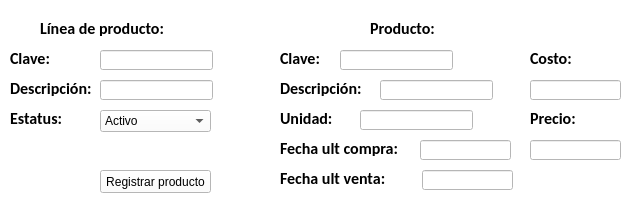
        <widget class="QWidget" name="tab_19">
         <property name="styleSheet">
          <string notr="true">background-color: rgb(255, 255, 255);</string>
         </property>
         <attribute name="title">
          <string>Registro de productos</string>
         </attribute>
         <widget class="QLabel" name="nombre_cte_gest_sald_6">
          <property name="enabled">
           <bool>true</bool>
          </property>
          <property name="geometry">
           <rect>
            <x>40</x>
            <y>20</y>
            <width>141</width>
            <height>16</height>
           </rect>
          </property>
          <property name="font">
           <font>
            <family>Calibri</family>
            <pointsize>12</pointsize>
            <weight>75</weight>
            <bold>true</bold>
           </font>
          </property>
          <property name="text">
           <string>Línea de producto:</string>
          </property>
         </widget>
         <widget class="QLabel" name="nombre_cte_gest_sald_7">
          <property name="enabled">
           <bool>true</bool>
          </property>
          <property name="geometry">
           <rect>
            <x>370</x>
            <y>20</y>
            <width>81</width>
            <height>16</height>
           </rect>
          </property>
          <property name="font">
           <font>
            <family>Calibri</family>
            <pointsize>12</pointsize>
            <weight>75</weight>
            <bold>true</bold>
           </font>
          </property>
          <property name="text">
           <string>Producto:</string>
          </property>
         </widget>
         <widget class="QLabel" name="nombre_cte_gest_sald_8">
          <property name="enabled">
           <bool>true</bool>
          </property>
          <property name="geometry">
           <rect>
            <x>10</x>
            <y>80</y>
            <width>91</width>
            <height>16</height>
           </rect>
          </property>
          <property name="font">
           <font>
            <family>Calibri</family>
            <pointsize>12</pointsize>
            <weight>75</weight>
            <bold>true</bold>
           </font>
          </property>
          <property name="text">
           <string>Descripción:</string>
          </property>
         </widget>
         <widget class="QLabel" name="nombre_cte_gest_sald_9">
          <property name="enabled">
           <bool>true</bool>
          </property>
          <property name="geometry">
           <rect>
            <x>10</x>
            <y>50</y>
            <width>61</width>
            <height>16</height>
           </rect>
          </property>
          <property name="font">
           <font>
            <family>Calibri</family>
            <pointsize>12</pointsize>
            <weight>75</weight>
            <bold>true</bold>
           </font>
          </property>
          <property name="text">
           <string>Clave:</string>
          </property>
         </widget>
         <widget class="QLabel" name="nombre_cte_gest_sald_10">
          <property name="enabled">
           <bool>true</bool>
          </property>
          <property name="geometry">
           <rect>
            <x>10</x>
            <y>110</y>
            <width>71</width>
            <height>16</height>
           </rect>
          </property>
          <property name="font">
           <font>
            <family>Calibri</family>
            <pointsize>12</pointsize>
            <weight>75</weight>
            <bold>true</bold>
           </font>
          </property>
          <property name="text">
           <string>Estatus:</string>
          </property>
         </widget>
         <widget class="QLabel" name="nombre_cte_gest_sald_11">
          <property name="enabled">
           <bool>true</bool>
          </property>
          <property name="geometry">
           <rect>
            <x>280</x>
            <y>50</y>
            <width>61</width>
            <height>16</height>
           </rect>
          </property>
          <property name="font">
           <font>
            <family>Calibri</family>
            <pointsize>12</pointsize>
            <weight>75</weight>
            <bold>true</bold>
           </font>
          </property>
          <property name="text">
           <string>Clave:</string>
          </property>
         </widget>
         <widget class="QLabel" name="nombre_cte_gest_sald_12">
          <property name="enabled">
           <bool>true</bool>
          </property>
          <property name="geometry">
           <rect>
            <x>280</x>
            <y>80</y>
            <width>91</width>
            <height>16</height>
           </rect>
          </property>
          <property name="font">
           <font>
            <family>Calibri</family>
            <pointsize>12</pointsize>
            <weight>75</weight>
            <bold>true</bold>
           </font>
          </property>
          <property name="text">
           <string>Descripción:</string>
          </property>
         </widget>
         <widget class="QLabel" name="nombre_cte_gest_sald_13">
          <property name="enabled">
           <bool>true</bool>
          </property>
          <property name="geometry">
           <rect>
            <x>280</x>
            <y>110</y>
            <width>61</width>
            <height>16</height>
           </rect>
          </property>
          <property name="font">
           <font>
            <family>Calibri</family>
            <pointsize>12</pointsize>
            <weight>75</weight>
            <bold>true</bold>
           </font>
          </property>
          <property name="text">
           <string>Unidad:</string>
          </property>
         </widget>
         <widget class="QLabel" name="nombre_cte_gest_sald_14">
          <property name="enabled">
           <bool>true</bool>
          </property>
          <property name="geometry">
           <rect>
            <x>280</x>
            <y>140</y>
            <width>131</width>
            <height>16</height>
           </rect>
          </property>
          <property name="font">
           <font>
            <family>Calibri</family>
            <pointsize>12</pointsize>
            <weight>75</weight>
            <bold>true</bold>
           </font>
          </property>
          <property name="text">
           <string>Fecha ult compra:</string>
          </property>
         </widget>
         <widget class="QLabel" name="nombre_cte_gest_sald_15">
          <property name="enabled">
           <bool>true</bool>
          </property>
          <property name="geometry">
           <rect>
            <x>280</x>
            <y>170</y>
            <width>111</width>
            <height>16</height>
           </rect>
          </property>
          <property name="font">
           <font>
            <family>Calibri</family>
            <pointsize>12</pointsize>
            <weight>75</weight>
            <bold>true</bold>
           </font>
          </property>
          <property name="text">
           <string>Fecha ult venta:</string>
          </property>
         </widget>
         <widget class="QLabel" name="nombre_cte_gest_sald_16">
          <property name="enabled">
           <bool>true</bool>
          </property>
          <property name="geometry">
           <rect>
            <x>530</x>
            <y>50</y>
            <width>51</width>
            <height>16</height>
           </rect>
          </property>
          <property name="font">
           <font>
            <family>Calibri</family>
            <pointsize>12</pointsize>
            <weight>75</weight>
            <bold>true</bold>
           </font>
          </property>
          <property name="text">
           <string>Costo:</string>
          </property>
         </widget>
         <widget class="QLineEdit" name="celda_clave_linea_producto">
          <property name="enabled">
           <bool>true</bool>
          </property>
          <property name="geometry">
           <rect>
            <x>100</x>
            <y>50</y>
            <width>113</width>
            <height>20</height>
           </rect>
          </property>
         </widget>
         <widget class="QLineEdit" name="celda_desc_linea_producto">
          <property name="enabled">
           <bool>true</bool>
          </property>
          <property name="geometry">
           <rect>
            <x>100</x>
            <y>80</y>
            <width>113</width>
            <height>20</height>
           </rect>
          </property>
         </widget>
         <widget class="QLineEdit" name="celda_registro_producto">
          <property name="enabled">
           <bool>true</bool>
          </property>
          <property name="geometry">
           <rect>
            <x>340</x>
            <y>50</y>
            <width>113</width>
            <height>20</height>
           </rect>
          </property>
         </widget>
         <widget class="QLineEdit" name="celda_registro_desc">
          <property name="enabled">
           <bool>true</bool>
          </property>
          <property name="geometry">
           <rect>
            <x>380</x>
            <y>80</y>
            <width>113</width>
            <height>20</height>
           </rect>
          </property>
         </widget>
         <widget class="QLineEdit" name="celda_registro_unidad">
          <property name="enabled">
           <bool>true</bool>
          </property>
          <property name="geometry">
           <rect>
            <x>360</x>
            <y>110</y>
            <width>113</width>
            <height>20</height>
           </rect>
          </property>
         </widget>
         <widget class="QLineEdit" name="celda_registro_fecha_compra">
          <property name="enabled">
           <bool>true</bool>
          </property>
          <property name="geometry">
           <rect>
            <x>420</x>
            <y>140</y>
            <width>91</width>
            <height>20</height>
           </rect>
          </property>
         </widget>
         <widget class="QLineEdit" name="celda_registro_fecha_venta">
          <property name="enabled">
           <bool>true</bool>
          </property>
          <property name="geometry">
           <rect>
            <x>422</x>
            <y>170</y>
            <width>91</width>
            <height>20</height>
           </rect>
          </property>
         </widget>
         <widget class="QLineEdit" name="celda_registro_costo">
          <property name="enabled">
           <bool>true</bool>
          </property>
          <property name="geometry">
           <rect>
            <x>530</x>
            <y>80</y>
            <width>91</width>
            <height>20</height>
           </rect>
          </property>
         </widget>
         <widget class="QPushButton" name="boton_reg_producto">
          <property name="enabled">
           <bool>true</bool>
          </property>
          <property name="geometry">
           <rect>
            <x>100</x>
            <y>170</y>
            <width>111</width>
            <height>23</height>
           </rect>
          </property>
          <property name="text">
           <string>Registrar producto</string>
          </property>
         </widget>
         <widget class="QLineEdit" name="celda_precio_product">
          <property name="enabled">
           <bool>true</bool>
          </property>
          <property name="geometry">
           <rect>
            <x>530</x>
            <y>140</y>
            <width>91</width>
            <height>20</height>
           </rect>
          </property>
         </widget>
         <widget class="QLabel" name="nombre_cte_gest_sald_17">
          <property name="enabled">
           <bool>true</bool>
          </property>
          <property name="geometry">
           <rect>
            <x>530</x>
            <y>110</y>
            <width>51</width>
            <height>16</height>
           </rect>
          </property>
          <property name="font">
           <font>
            <family>Calibri</family>
            <pointsize>12</pointsize>
            <weight>75</weight>
            <bold>true</bold>
           </font>
          </property>
          <property name="text">
           <string>Precio:</string>
          </property>
         </widget>
         <widget class="QComboBox" name="combo_estatus_producto_linea">
          <property name="enabled">
           <bool>true</bool>
          </property>
          <property name="geometry">
           <rect>
            <x>100</x>
            <y>110</y>
            <width>111</width>
            <height>22</height>
           </rect>
          </property>
          <item>
           <property name="text">
            <string>Activo</string>
           </property>
          </item>
          <item>
           <property name="text">
            <string>Inactivo</string>
           </property>
          </item>
         </widget>
        </widget>
